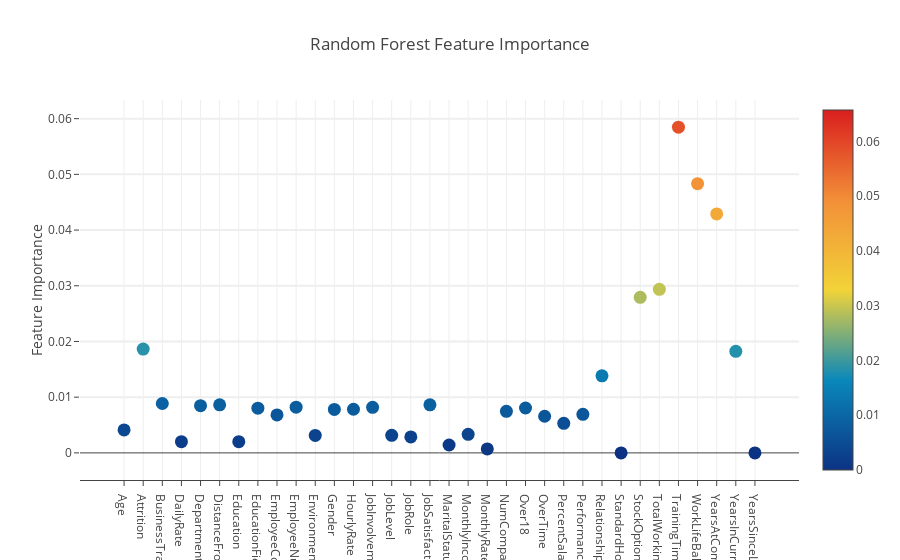

The code cell stored with this chart in its notebook:
### Markdown cell above
Analyzing the Random Forest Model - Confusion Matrix

### Code cell
rf_cm = metrics.confusion_matrix(y_test, rf_y_pred)
print("\nConfusion Matrix")
print(pd.crosstab(y_test.ravel(), rf_y_pred.ravel(), rownames=['True'], colnames=['Predicted'], margins=True))
sns.heatmap(rf_cm, center=True)
graphFeaturesImportant(rf_model, rf_model.steps[1][1].feature_importances_)
plt.show()

### Figure 1 — Plotly figure (JSON) as saved in the notebook; plotly's stock layout.template omitted (floating-point values rounded to 4 significant figures)
{"data": [{"marker": {"color": [0.004114, 0.01863, 0.008869, 0.002015, 0.008469, 0.008634, 0.002016, 0.008017, 0.006816, 0.008208, 0.003134, 0.0078, 0.007835, 0.008174, 0.003149, 0.002866, 0.008629, 0.001415, 0.003333, 0.0007032, 0.007461, 0.008052, 0.006575, 0.005306, 0.006921, 0.01384, 0, 0.02793, 0.02937, 0.05848, 0.04832, 0.04289, 0.01824, 0, 0.04347, 0.03016, 0.04436, 0.02299, 0.02162, 0.02355, 0.06573, 0.04308, 0.03433, 0.03198, 0.00476, 0.02351, 0, 0.02698, 0.04697, 0.02423, 0.02455, 0.03956, 0.02961, 0.02234], "colorscale": "Portland", "showscale": true, "size": 13, "sizemode": "diameter", "sizeref": 1}, "mode": "markers", "text": ["Age", "Attrition", "BusinessTravel", "DailyRate", "Department", "DistanceFromHome", "Education", "EducationField", "EmployeeCount", "EmployeeNumber", "EnvironmentSatisfaction", "Gender", "HourlyRate", "JobInvolvement", "JobLevel", "JobRole", "JobSatisfaction", "MaritalStatus", "MonthlyIncome", "MonthlyRate", "NumCompaniesWorked", "Over18", "OverTime", "PercentSalaryHike", "PerformanceRating", "RelationshipSatisfaction", "StandardHours", "StockOptionLevel", "TotalWorkingYears", "TrainingTimesLastYear", "WorkLifeBalance", "YearsAtCompany", "YearsInCurrentRole", "YearsSinceLastPromotion"], "type": "scatter", "uid": "eb0e914e-ba69-43de-bf09-d518e314cc18", "x": ["Age", "Attrition", "BusinessTravel", "DailyRate", "Department", "DistanceFromHome", "Education", "EducationField", "EmployeeCount", "EmployeeNumber", "EnvironmentSatisfaction", "Gender", "HourlyRate", "JobInvolvement", "JobLevel", "JobRole", "JobSatisfaction", "MaritalStatus", "MonthlyIncome", "MonthlyRate", "NumCompaniesWorked", "Over18", "OverTime", "PercentSalaryHike", "PerformanceRating", "RelationshipSatisfaction", "StandardHours", "StockOptionLevel", "TotalWorkingYears", "TrainingTimesLastYear", "WorkLifeBalance", "YearsAtCompany", "YearsInCurrentRole", "YearsSinceLastPromotion"], "y": [0.004114, 0.01863, 0.008869, 0.002015, 0.008469, 0.008634, 0.002016, 0.008017, 0.006816, 0.008208, 0.003134, 0.0078, 0.007835, 0.008174, 0.003149, 0.002866, 0.008629, 0.001415, 0.003333, 0.0007032, 0.007461, 0.008052, 0.006575, 0.005306, 0.006921, 0.01384, 0, 0.02793, 0.02937, 0.05848, 0.04832, 0.04289, 0.01824, 0, 0.04347, 0.03016, 0.04436, 0.02299, 0.02162, 0.02355, 0.06573, 0.04308, 0.03433, 0.03198, 0.00476, 0.02351, 0, 0.02698, 0.04697, 0.02423, 0.02455, 0.03956, 0.02961, 0.02234]}], "layout": {"autosize": true, "hovermode": "closest", "showlegend": false, "title": {"text": "Random Forest Feature Importance"}, "xaxis": {"showgrid": true, "showline": true, "ticklen": 5, "zeroline": true}, "yaxis": {"gridwidth": 2, "showgrid": true, "ticklen": 5, "title": {"text": "Feature Importance"}, "zeroline": true}}}
